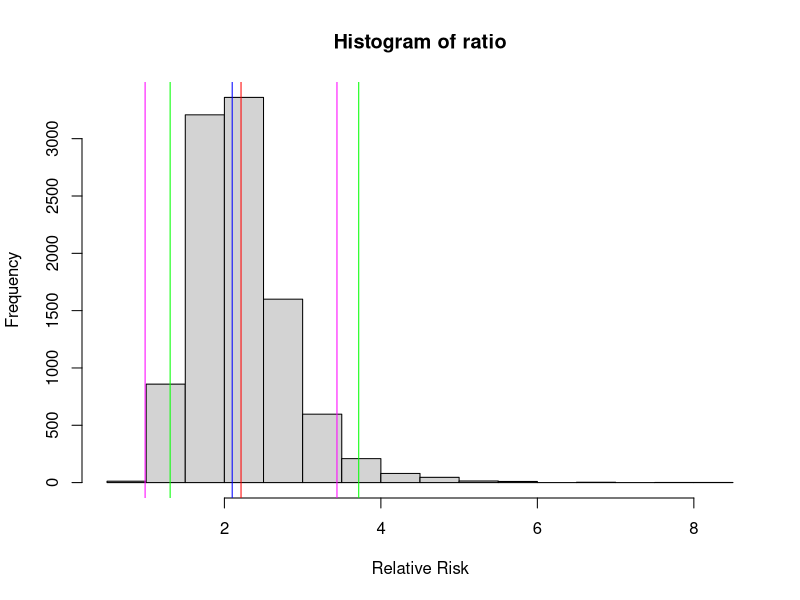
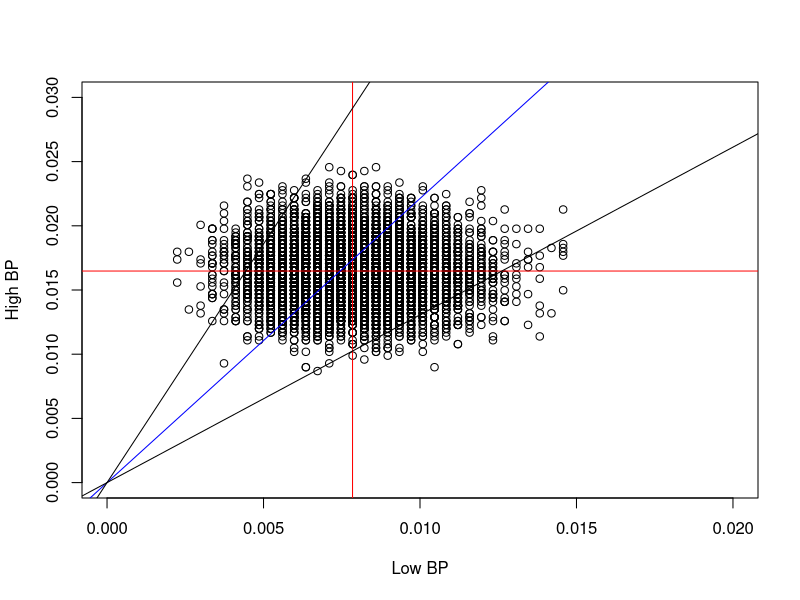

Write R code to recreate these figures, in order.
#Math E-156 Script 6D-BootstrapCardio.R

#Topic 1 -- doing a bootstrap when we have only a couple of proportions to work with
#Reconstruction of textbook example 5.7 on page 123
#55 men out of 3338 with high blood pressure died; 3283 lived
#21 men out of 2676 with low blood pressure died; 2655 lived

#Make two vectors and combine them into a data frame
BP <- c(rep("High", 3338),rep("Low",2676))
Outcome<- c(rep("Die",55),rep("Live",3283),rep("Die",21),rep("Live",2655))
Cardio<-data.frame(BP, Outcome);head(Cardio)
table(Cardio$BP, Cardio$Outcome)
write.csv(Cardio,"Cardio.csv")    #save for possible future use

#Although large, this is a sample, not a population
#Calculate the relative risk from the raw data
n1<-sum(BP == "High"); n2 <-sum(BP == "Low")
#Compute the propotion of deaths in the high BP group
riskHigh <- sum((BP == "High") & (Outcome == "Die"))/n1; riskHigh

#Compute the propotion of deaths in the low BP group

riskLow <- sum((BP == "Low") & (Outcome == "Die"))/n2; riskLow
RelRisk <- riskHigh/riskLow; RelRisk    #number in book is different due to roundoff

#To bootstrap this statistic - first split the data
highBP <- subset(Cardio, select = Outcome, subset = (BP == "High"), drop = TRUE)
lowBP <- subset(Cardio, select = Outcome, subset = (BP == "Low"), drop = TRUE)

#No harm in checking that our resampling works as intended
sample1 <-sample(highBP,n1, replace = TRUE); head(sample1)
sample2 <-sample(lowBP,n2, replace = TRUE)
risk1 <- mean(sample1 == "Die"); risk1
risk2 <- mean(sample2 == "Die"); risk2
risk1/risk2; #ratio for bootstrapping

#This analysis could also be done using rbinom()
#Now do the bootstrapping.
N <- 10^4; ratio <- numeric(N); prop1 <-numeric(N); prop2 <- numeric(N)
for (i in 1:N) {
  sample1 <-sample(highBP,n1, replace = TRUE)
  sample2 <-sample(lowBP,n2, replace = TRUE)
  prop1[i] <- mean(sample1 == "Die")
  prop2[i] <- mean(sample2 == "Die")
  ratio[i] <-prop1[i]/prop2[i]
}
hist(ratio, xlab = "Relative Risk")  #Figure 5.16
abline(v = mean(ratio), col = "red")
abline(v = RelRisk, col = "blue")
bias <- mean(ratio) - RelRisk; bias  #close to the number on page 123
stderr <- sd(ratio); stderr

#Calculate the bootstrap confidence interval
CI = quantile(ratio, c(0.025, 0.975)); CI
abline(v = CI[1], col = "green")
abline(v = CI[2], col = "green")

#95% of the bootstrap samples fall between the green vertical lines
#A confidence interval based on a normal approximation would be in error
CINorm = qnorm(c(0.025, 0.975), mean(ratio), sd(ratio)); CINorm
abline(v = CINorm[1], col = "magenta")
abline(v = CINorm[2], col = "magenta")

#A scatter plot illustrates what is going on -- replicate Figure 5.17
plot(prop2, prop1, xlim=c(0,0.02), ylim=c(0,0.03), xlab = "Low BP", ylab = "High BP")
abline(h = mean(prop1), col = "red")
abline(v = mean(prop2), col = "red")
#These red lines intersect at the relative risk
abline(0, mean(ratio), col = "blue")   #slope is the bootstrap mean
abline(0, CI[1], col = "black") #2.5% below this line
abline(0, CI[2], col = "black") #2.5% above this line

 

  
  
